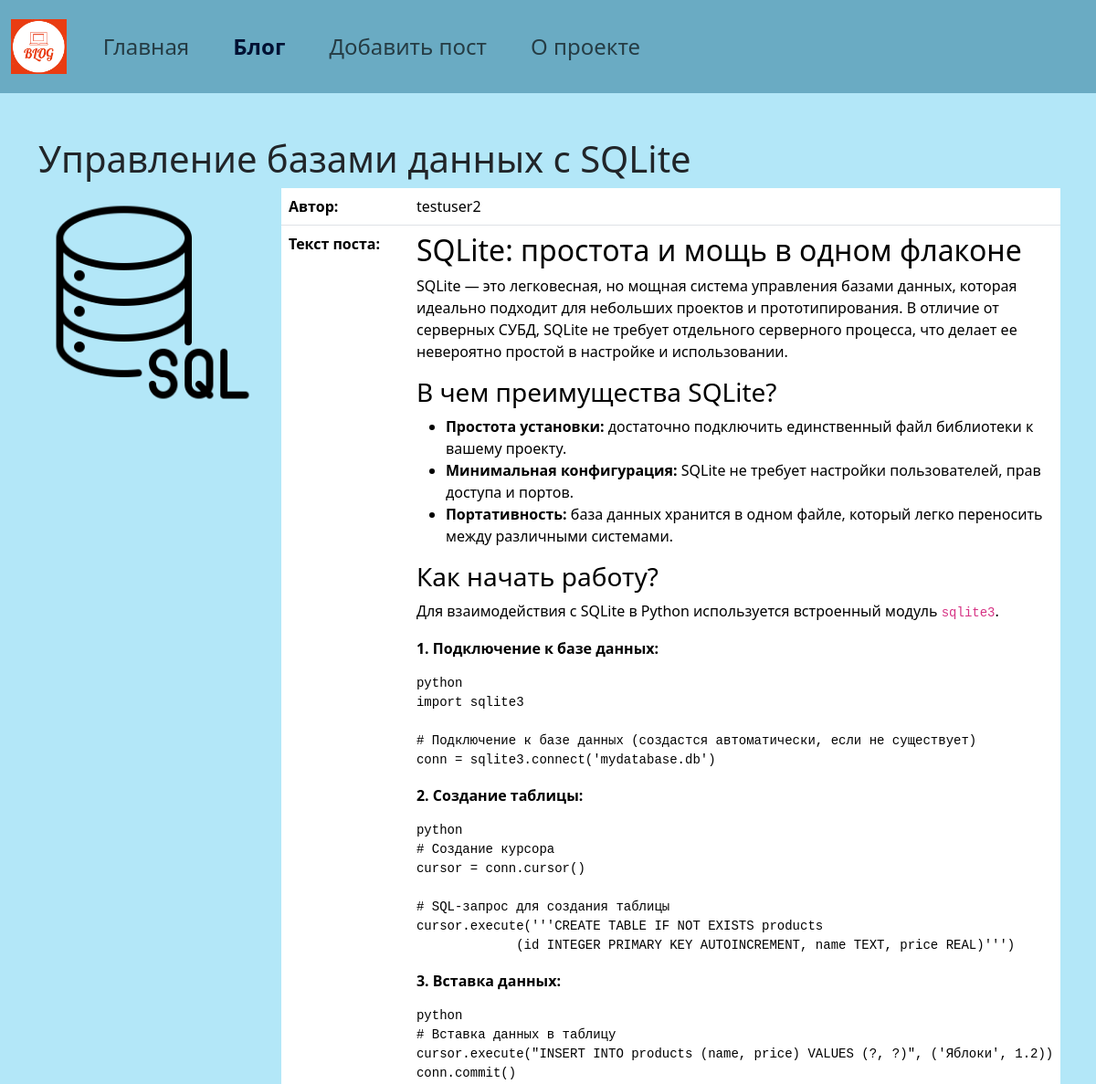
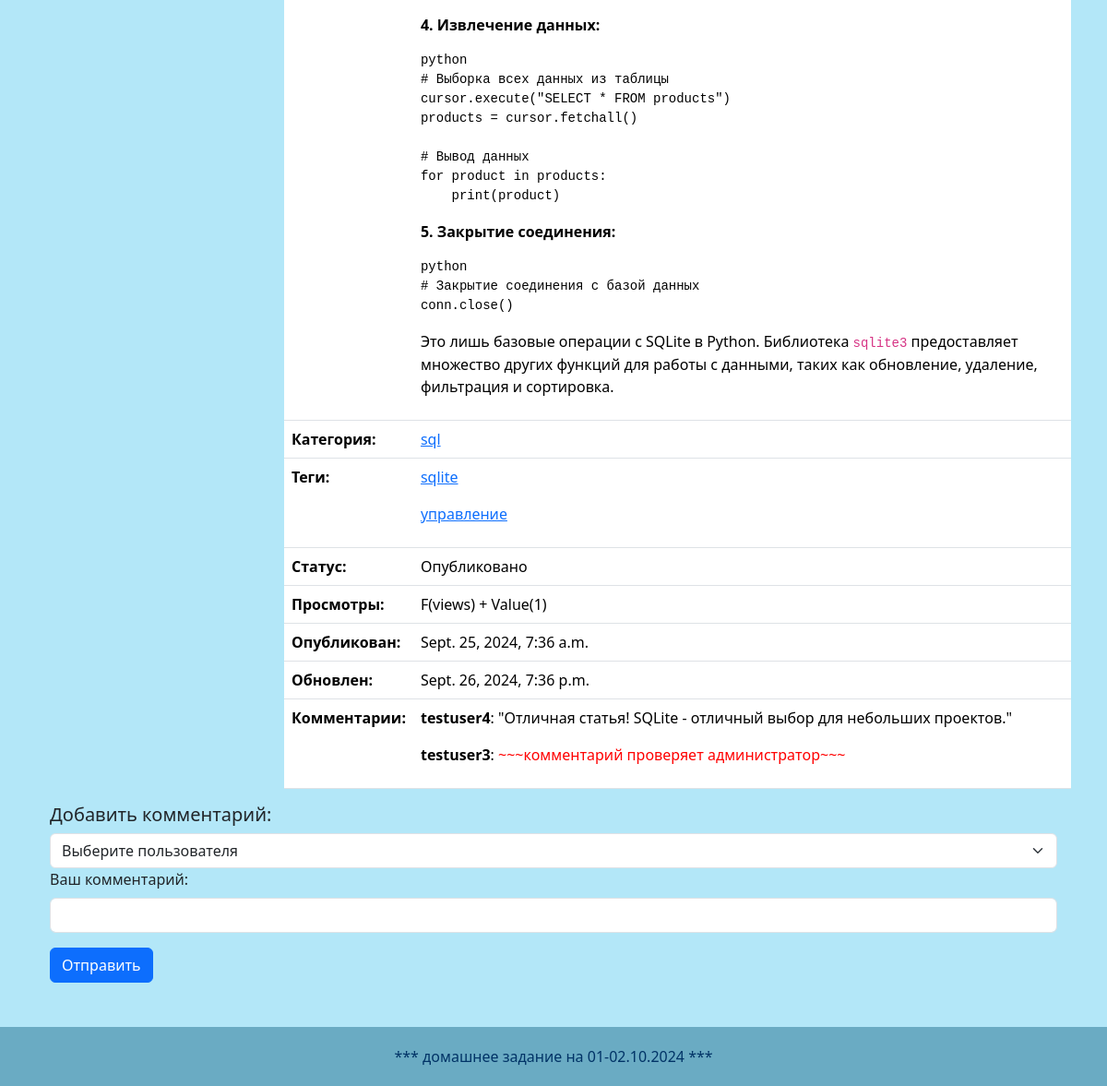
Screenshot of /blog/upravlenie-bazami-dannykh-s-sqlite/view with the database file from the repository (2 pictures, top to bottom).
### blog_app/models.py (models this page shows, shortened)
class Post(models.Model):
    STATUS_CHOICES = (
        ('published', 'Опубликовано'),
        ('draft', 'Черновик'),
    )
    title = models.CharField(max_length=200, unique=True, verbose_name='Заголовок')
    text = models.TextField(verbose_name='Текст')
    slug = models.SlugField(unique=True, verbose_name='Адрес страницы')
    author = models.ForeignKey(get_user_model(), related_name='posts', on_delete=models.CASCADE, verbose_name='Автор')
    category = models.ForeignKey('Category', on_delete=models.CASCADE, related_name='posts', null=True, default=None, verbose_name='Категория')
    tags = models.ManyToManyField('Tag', related_name='posts', verbose_name='Теги')
    published_date = models.DateTimeField(auto_now_add=True, verbose_name='Дата создания')
    updated_date = models.DateTimeField(auto_now=True, verbose_name='Дата обновления')
    views = models.IntegerField(default=0, verbose_name='Просмотры')
    cover_image = models.ImageField(upload_to='post_covers/', blank=True, null=True, verbose_name='Картинка')
    status = models.CharField(max_length=10, choices=STATUS_CHOICES, default='draft', verbose_name='Статус')
    def save(self, *args, **kwargs):
        slug = slugify(unidecode(self.title))
        self.slug = slug
        super().save(*args, **kwargs)
    class Meta:
        verbose_name = "Пост"
        verbose_name_plural = "Посты"

class Category(models.Model):
    name = models.CharField(max_length=200, unique=True, verbose_name='Категория')
    slug = models.SlugField(unique=True, verbose_name='Адрес страницы')
    class Meta:
        verbose_name = "Категория"
        verbose_name_plural = "Категории"

class Tag(models.Model):
    name = models.CharField(max_length=100, unique=True, verbose_name='Тег')
    slug = models.SlugField(unique=True, verbose_name='Адрес страницы')
    class Meta:
        verbose_name = "Тег"
        verbose_name_plural = "Теги"

class Comment(models.Model):
    STATUS_CHOICES = (
        ('approved', 'Опубликован'),
        ('rejected', 'Отклонен'),
        ('unchecked', 'На проверке'),
    )
    author = models.ForeignKey(get_user_model(), on_delete=models.CASCADE, verbose_name='Автор')
    text = models.TextField(verbose_name='Текст')
    status = models.CharField(max_length=10, choices=STATUS_CHOICES, default='unchecked', verbose_name='Статус')
    post = models.ForeignKey('Post', on_delete=models.CASCADE, verbose_name='Пост')
    class Meta:
        verbose_name = "Комментарий"
        verbose_name_plural = "Комментарии"

### blog_app/views.py (the view, shortened to what this page needs)
# urls.py: path('<slug:slug>/view', post_detail, name='post_detail'),
def post_detail(request, slug):
    post = get_object_or_404(Post, slug=slug)
    comments = Comment.objects.filter(post=post.id)
    users = get_user_model().objects.all()
    context = {
        "post": post,
        "menu": menu,
        "page_alias": "blog_catalog",
        'comments': comments,
        'users': users
    }
    if request.method == "GET":
        post.views = F('views') + 1
        post.save()
        return render(request, 'blog_app/post_detail.html', context=context, status=200)

### blog_app/templatetags/md_to_html.py (called while the page is built)
@register.simple_tag(name='md_to_html')
def markdown_to_html(markdown_text: str) -> str:
    md_extensions = ['extra', 'fenced_code', 'tables']
    html_content = markdown.markdown(markdown_text, extensions=md_extensions)
    return mark_safe(html_content)

### blog_app/templates/blog_app/post_detail.html (shortened to what this page needs)
{% extends 'base.html' %}
{% load md_to_html %}
{% block content %}
<div class="container my-5">
  <h1>{{ post.title }}</h1>
  <div class="d-flex">
    {% if post.cover_image %}
      <img src="{{ post.cover_image.url }}" alt="Картинка" class="img-fluid me-3" style="max-width: 250px; max-height: 250px;">
  {% endif %}
    <table class="table">
    <tbody>
      <tr>
        <th scope="row">Автор:</th>
        <td>{{ post.author.username }}</td>
      </tr>
      {% if post.status == 'published' %}
      <tr>
        <th scope="row">Текст поста:</th>
        <td>{% md_to_html post.text %}</td>
      </tr>
      {% endif %}
      <tr>
        <th scope="row">Категория:</th>
        <td><a href="{% url 'category_detail' post.category.slug %}">{{ post.category.name }}</a></td>
      </tr>
      <tr>
        <th scope="row">Теги:</th>
        <td>{% for tag in post.tags.all %}
          <p><a href="{% url 'tag_detail' tag.slug %}">{{ tag.name }}</a></p>
        {% endfor %}</td>
      </tr>
      <tr>
        <th scope="row">Статус:</th>
        <td>{{ post.get_status_display }}</td>
      </tr>
    {% if post.status == 'published' %}
      <tr>
        <th scope="row">Просмотры:</th>
        <td colspan="2">{{ post.views }}</td>
      </tr>
      <tr>
        <th scope="row">Опубликован:</th>
        <td colspan="2">{{ post.published_date }}</td>
      </tr>
      <tr>
        <th scope="row">Обновлен:</th>
        <td colspan="2">{{ post.updated_date }}</td>
      </tr>
      <tr>
        <th scope="row">Комментарии:</th>
        <td>
          {% for comment in comments %}
          {% if comment.status == 'approved' %}
            <p><strong>{{ comment.author.username }}</strong>: "{{ comment.text }}"</p>
          {% elif comment.status == 'unchecked' %}
            <p><strong>{{ comment.author.username }}</strong>: <span style="color: red">~~~комментарий проверяет администратор~~~</span></p>
          {% else %}
            <p><strong>{{ comment.author.username }}</strong>: <span style="color: red">~~~комментарий удален администратором~~~</span></p>
          {% endif %}
          {% endfor %}
        </td>
</tr>
    {% endif %}
    </tbody>
    </table>
  </div>
  {% if post.status == 'published' %}
  <div class="container justify-content-center">
  <div class="col-15">
    <h5>Добавить комментарий:</h5>
    <form method="POST">
      <select class="form-select" aria-label="author" id="author" name="author">
      <option selected>Выберите пользователя</option>
      </select>
        <div class="mb-3">
          <label for="text" class="form-label">Ваш комментарий:</label>
          <input type="text" class="form-control" id="text" name="text">
        </div>
        <button type="submit" class="btn btn-primary">Отправить</button>
      </form>
  </div>
  </div>
  {% endif %}
</div>
{% endblock %}

### templates/base.html (shortened to what this page needs)
<!DOCTYPE html>
{% load static %}
<html lang="ru">
  <head>
    <link href="https://cdn.jsdelivr.net/npm/bootstrap@5.3.3/dist/css/bootstrap.min.css" rel="stylesheet">
    <link rel="stylesheet" href="https://cdnjs.cloudflare.com/ajax/libs/highlight.js/11.3.1/styles/night-owl.min.css">
    {% block styles %}
    <link rel="stylesheet" href="{% static 'css/my_style.css' %}" />
    {% endblock %}
  </head>
  <body>
  <header>
    <nav>{% block nav %}
      {% include 'menu.html' %}
      {% endblock %}</nav>
  </header>
    <main>
      {% block content %}{% endblock %}
    </main>
    <footer>
      <div class="container text-center">
        *** домашнее задание на 01-02.10.2024 ***
      </div>
    </footer>
  </body>
</html>

### templates/menu.html
{% load static %}
{% block nav %}
<nav class="navbar navbar-expand-lg bg-body-tertiary py-3" style="color: #003366 !important; background-color: #6aabc3 !important;">
  <div class="container-fluid">
    <a class="navbar-brand" href="#">
      <img src="{% static 'images/logo.png' %}" alt="ЛОГОТИП" style="height: 60px;">
    </a>
    <div class="collapse navbar-collapse" id="navbarNavAltMarkup">
      <ul class="navbar-nav fs-4">
        {% for item in menu %}
        <li class="nav-item mx-3">
          <a class="nav-link
          {% if item.alias == page_alias %}
          active fw-bold
          {% endif %}"
          style="{% if item.alias == page_alias %} color: #001133 !important; {% endif %}"
          href="{% url item.alias %}">{{ item.name }}</a>
        </li>
          {% endfor %}
      </ul>
    </div>
  </div>
</nav>
{% endblock %}

### static/css/my_style.css (style rules this page uses)
html, body { height: 100%; margin: 0; display: flex; flex-direction: column; }
body { background-color: #b3e7f8; }
main { flex: 1; }
footer { background-color: #6aabc3; color: #003366; padding: 20px; text-align: center; }

### rows the page displays
Post: title "Управление базами данных с SQLite", cover_image (picture), author.username "testuser2", text "SQLite: простота и мощь в одном флаконе SQLite — это легковесная, но мощная система управления базами данных, которая идеально подходит для небольших проектов и прототипирования. В отличие от серверных СУБД, SQLite не требует отдельного серверного процесса, что делает ее невероятно простой в настройке и использовании. В чем преимущества SQLite? Простота установки: достаточно подключить единственный файл библиотеки к вашему проекту. Минимальная конфигурация: SQLite не требует настройки пользователей, прав доступа и портов. Портативность: база данных хранится в одном файле, который легко переносить между различными системами. Как начать работу? Для взаимодействия с SQLite в Python…", category.name "sql", status "Опубликовано", views "F(views) + Value(1)", published_date "Sept. 25, 2024, 7:36 a.m.", updated_date "Sept. 26, 2024, 7:36 p.m."
Tag: name "sqlite"
Tag: name "управление"
Comment: author.username "testuser4", text "Отличная статья! SQLite - отличный выбор для небольших проектов."
Comment: author.username "testuser3"

### other values shown
{{ item.name }} "Главная" "Блог" "Добавить пост" "О проекте"
